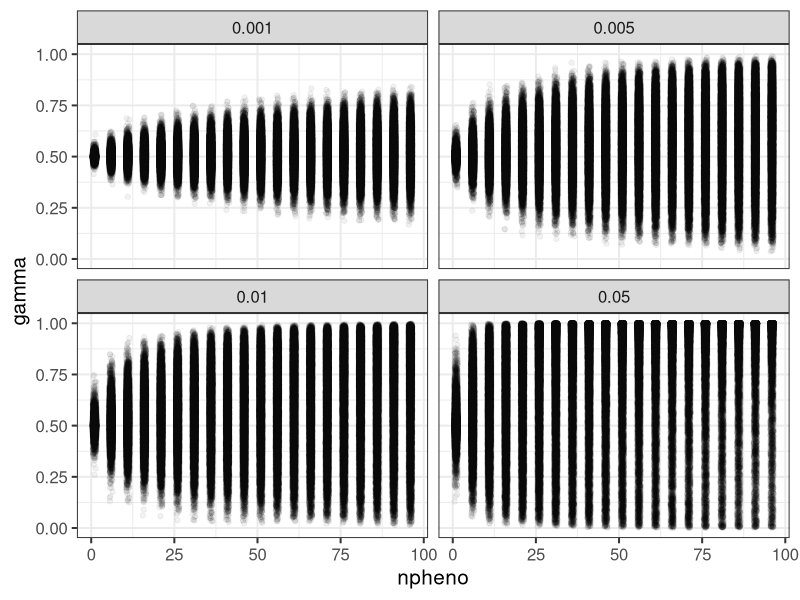
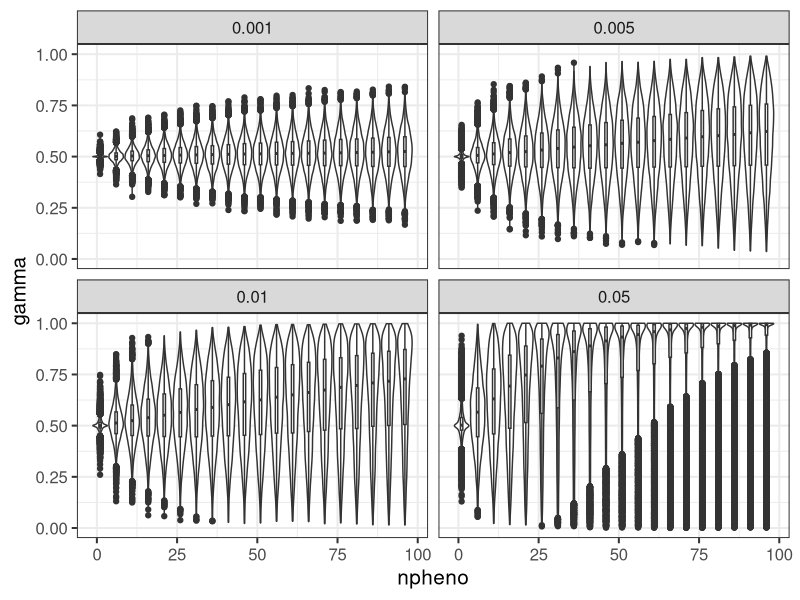
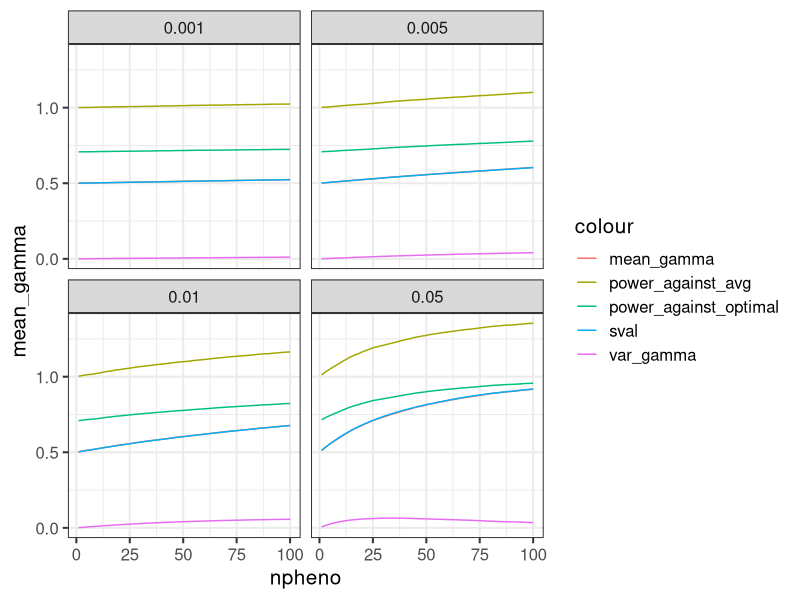
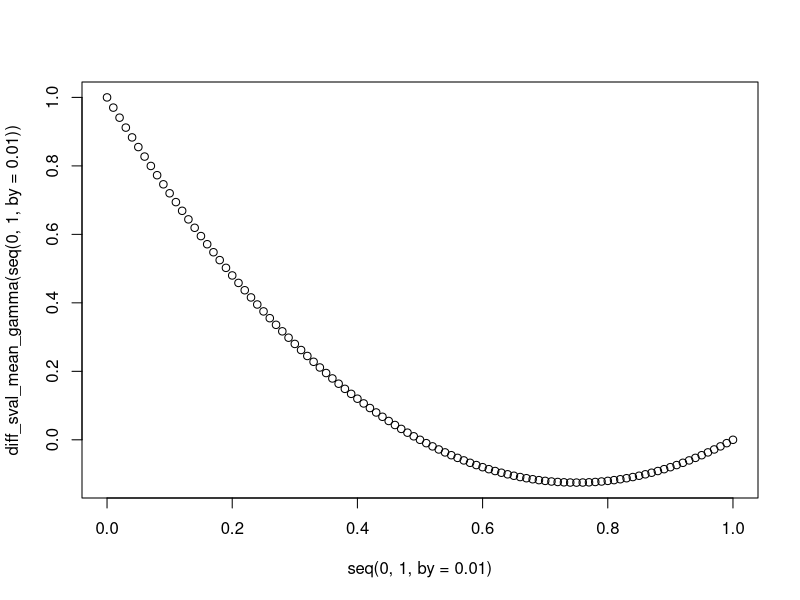

Recreate these plots in R, in order.
## ---- chunk 1
rm(list = ls())
library(dplyr)
library(ggplot2)
theme_set(theme_bw(base_size = 15)) 
## ---- chunk 2
heritability = c(0.001, 0.005, 0.01, 0.05)
nsample = 10000
max_npheno = 100
## ---- chunk 3
G1_by_h2 = list()
G2_by_h2 = list()
Yf_by_h2 = list()
Ym_by_h2 = list()

# loop over all heritabilities
for(h2 in heritability) {
  G1_list = list()
  G2_list = list()
  Yf_list = list()
  Ym_list = list()
  
  # loop over phenotypes
  for(pp in 1 : max_npheno) {
    # parental variables
    Gf1 = rnorm(nsample, sd = sqrt(h2 / 2))
    Gf2 = rnorm(nsample, sd = sqrt(h2 / 2))
    Gm1 = rnorm(nsample, sd = sqrt(h2 / 2))
    Gm2 = rnorm(nsample, sd = sqrt(h2 / 2))
    Ef = rnorm(nsample, sd = sqrt(1 - h2))
    Em = rnorm(nsample, sd = sqrt(1 - h2))
    Yf_list[[length(Yf_list) + 1]] = Gf1 + Gf2 + Ef
    Ym_list[[length(Ym_list) + 1]] = Gm1 + Gm2 + Em
    # transmission to child
    G1_list[[length(G1_list) + 1]] = Gf1
    G2_list[[length(G2_list) + 1]] = Gm1
  }
  
  # collecting results
  Yf = do.call(cbind, Yf_list)
  Ym = do.call(cbind, Ym_list)
  G1 = do.call(cbind, G1_list)
  G2 = do.call(cbind, G2_list)
  
  # add to *_by_h2 
  Yf_by_h2[[as.character(h2)]] = Yf
  Ym_by_h2[[as.character(h2)]] = Ym
  G1_by_h2[[as.character(h2)]] = G1
  G2_by_h2[[as.character(h2)]] = G2
}

## ---- chunk 4
slice_m = function(mat, p) {
  mat[, 1 : p, drop = FALSE]
}

sq_diff = function(y, g) {
  rowSums((g - y) ^ 2)
}
eval_gamma = function(yf, ym, g1, g2, sigma2) {
  L1 = sq_diff(yf, g1) + sq_diff(ym, g2)
  L0 = sq_diff(yf, g2) + sq_diff(ym, g1)
  1 / (1 + exp(- (L0 - L1) / 2 / sigma2))
}

# loop over all heritabilities
gamma_list = list()
for(h2 in heritability) {
  Yf = Yf_by_h2[[as.character(h2)]]
  Ym = Ym_by_h2[[as.character(h2)]]
  G1 = G1_by_h2[[as.character(h2)]]
  G2 = G2_by_h2[[as.character(h2)]]
  # loop over the number of phenotypes
  for(pp in 1 : max_npheno) {
    gamma_list[[length(gamma_list) + 1]] = data.frame(
      gamma = eval_gamma(slice_m(Yf, pp), slice_m(Ym, pp), slice_m(G1, pp), slice_m(G2, pp), 1 - h2), 
      npheno = pp,
      heritability = h2
    )
  }
}
gamma_df = do.call(rbind, gamma_list)
## ---- chunk 5
gamma_df %>% filter(npheno %in% seq(1,100, by = 5)) %>% ggplot() + geom_jitter(aes(x = npheno, y = gamma), alpha = 0.05, height = 0, width = 0.5) + facet_wrap(~heritability)
## ---- chunk 6
gamma_df %>% filter(npheno %in% seq(1,100, by = 5)) %>% ggplot() + 
  geom_violin(aes(x = npheno, y = gamma, group = npheno), scale = 'width') +
  geom_boxplot(aes(x = npheno, y = gamma, group = npheno)) +
  facet_wrap(~heritability)
## ---- chunk 7
get_sval = function(gamma) {
  mean(gamma ^ 2 + (1 - gamma) ^ 2)
}
gamma_df %>% group_by(npheno, heritability) %>% 
  summarise(mean_gamma = mean(gamma), var_gamma = var(gamma), sval = get_sval(gamma)) %>% 
  ungroup() %>% mutate(power_against_avg = mean_gamma / sqrt(sval) * sqrt(2), power_against_optimal = mean_gamma / sqrt(sval)) %>%
  ggplot() + geom_path(aes(x = npheno, y = mean_gamma, color = 'mean_gamma')) + 
  geom_path(aes(x = npheno, y = var_gamma, color = 'var_gamma')) +
  geom_path(aes(x = npheno, y = sval, color = 'sval')) + 
  geom_path(aes(x = npheno, y = power_against_avg, color = 'power_against_avg')) + 
  geom_path(aes(x = npheno, y = power_against_optimal, color = 'power_against_optimal')) +
  facet_wrap(~heritability)
## ---- chunk 8
diff_sval_mean_gamma = function(g) {
  2 * (g - 0.5) * (g - 1) 
}
plot(seq(0, 1, by = 0.01),diff_sval_mean_gamma(seq(0, 1, by = 0.01)))
